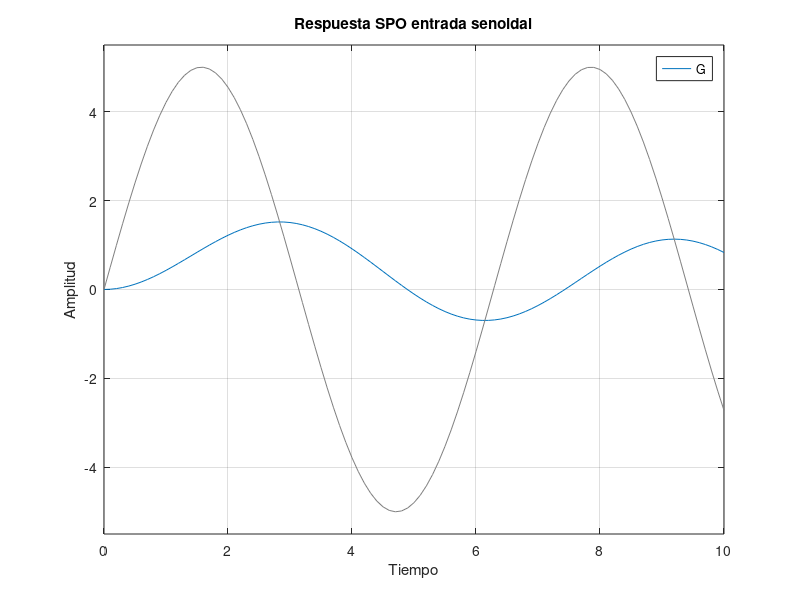

The MATLAB script that drew this image: (Note: this script raises an error after producing the figure.)
%% Primer Orden
clc
hold on % para que aparezcan las 2 funciones graficadas
        % si quisiese hacer step(G1) step(G2)

% Cuando son comandos irrelevantes, ponemos ; al final, para que no lo
% muestre en la Commad Window
T1 = 0.1;
T2 = 0.2;

num = [1];
den = [T1 1];
G1 = tf(num, den)

num = [1];
den = [T2 1];
G2 = tf(num, den)

step(G1, G2)
title('Respuesta al Escalon - Sistema de Primer Orden')
xlabel('Amplitud')
ylabel('Tiempo')
ylim([0 1.2])
legend('C1(t) Tau 0.1', 'C2(t) Tau 0.2')
    % C1 responde de manera mas rapida y se estabiliza antes que C2
    % Mas chico es el Tau => mas rapido responde el sistema
    % Mas grande (eje izquierda) es el polo => mas rapido responde el sistema
    % en Tau=1 alcanza el 63,2% de la respuesta final

%% Funcion Senoidal 1er Orden
t = 0:0.1:10;
u = 5*sin(t);   % es la entrada
num = [1];
den = [5 1];
G = tf(num, den)

% Defino entrada senoidal
lsim(G,u,t)
    % está desfasada y atenuada
    % la amplitud es menor, tiene la misma frecuencia
title('Respuesta SPO entrada senoidal');
xlabel('Tiempo');
ylabel('Amplitud');

%% Sobreamortiguados
clc

z = '';     % estamos aclarando que no tenemos ceros, entonces ponemos null
p1 = 1;     % polo
p2 = 2;

% Sistema de 1er Orden
k = p1;
p = [-p1];
[num, den] = zp2tf(z,p,k);
GPO = tf(num, den)  % arranca respondiendo mas rapido

% Sistema de 2do Orden
p = [-p1, -p2];     % definimos los polos
k = p1*p2;          % es el producto de las constantes
[num, den] = zp2tf(z,p,k);
GSA = tf(num, den)  %Gsistema SobreAmortiguado

% Otra FT de 2do Orden
p2 = 50;
p = [-p1, -p2];     
k = p1*p2;          
[num, den] = zp2tf(z,p,k);
GSA1 = tf(num, den)

step(GSA, GPO, GSA1)
    legend('GSA', 'GPO', 'GSA1')
    % GSA arranca como si fuese una parabola.
        % GPO inmediatamente sufre un cambio y el sistema empieza a responder,
        % GSA no, y se toma un tiempo. Esa es la diferencia.
    % GSA1 es muy parecida a GPO: a medida que alejamos el 2do polo del eje
        % imaginario, hacia la izquieda, el sistema se aproxima mas a un
        % sistema de 1er Orden. Mientras más esté alejado del sistema
        % imaginario, menos influye en la salida del sistema.
    % 1er Orden la velocidad de respuesta es más rápida. Inmediatamente
        % sufre un un cambio y responde
        % 2do Orden no, se toma un tiempo

%% SubAmortiguados (variando parte REAL)
clc
z = '';

p1 = 0.2+3i;
p2 = 0.2-3i;
p = [-p1, -p2];
k = p1*p2;

[num, den] = zp2tf(z,p,k);
GSubA1 = tf(num, den)

p1 = 0.8+3i;
p2 = 0.8-3i;
p = [-p1, -p2];
k = p1*p2;

[num, den] = zp2tf(z,p,k);
GSubA2 = tf(num, den)

p1 = 1.7+3i;
p2 = 1.7-3i;
p = [-p1, -p2];
k = p1*p2;

[num, den] = zp2tf(z,p,k);
GSubA3 = tf(num, den)

step(GSubA1, GSubA2, GSubA3)
    % GSubA1 => la salida oscila, y va disminuyendo
        % overshoot: pico máximo (cuánto se pasa la salida del valor en el
            % cual se estabiliza, cuánto se pasa en porcentaje del valor final)
    % oscila menos cuando más grande es Sigma, las oscilaciones son más suaves
    % todas tienen la misma frecuencia
title('Respuesta al Escalón - varía parte real de polos')
ylabel('Amplitud')
xlabel('Tiempo')
legend('GSubA1(t) Sigma = 0.2', 'GSubA2(t) Sigma = 0.8', 'GSubA3(t) Sigma = 1.7')

%% SubAmortiguado (variando parte IMAGINARIA)
clc
z = '';

p1 = 1+2i;
p2 = 1-2i;
p = [-p1, -p2];
k = p1*p2;

[num, den] = zp2tf(z,p,k);
GSubA1 = tf(num, den)

p1 = 1+3i;
p2 = 1-3i;
p = [-p1, -p2];
k = p1*p2;

[num, den] = zp2tf(z,p,k);
GSubA2 = tf(num, den)

p1 = 1+4i;
p2 = 1-4i;
p = [-p1, -p2];
k = p1*p2;

[num, den] = zp2tf(z,p,k);
GSubA3 = tf(num, den)

step(GSubA1, GSubA2, GSubA3)
    % cambia la frecuenncia de oscilacion
    % la envolvente exponencial es la misma
    % es mas oscilatorio, y tarda más en estabilizarse
title('Respuesta al Escal[on - varía parte imaginaria de polos')
ylabel('Amplitud')
xlabel('Tiempo')
legend('GSubA1(t) Wd = 2', 'GSubA2(t) Wd = 3', 'GSubA3(t) Wd = 4')

%% Criterio de Routh (inestable)
clc 

num = [1];
den = [1 2 3 4 5];
FTLC = tf(num, den)

figure(1)
impulse(FTLC);
    xlim([0 20])
    ylim([-2 2])
    title('Respuesta del sistema a una entrada Impulso')
    ylabel('Amplitud')
    xlabel('C(t)')
    % se genera una salida inestable

figure(2)
pzmap(FTLC)
    % tenemos polos inestables a la derecha del eje Imag.

%% Criterio de Routh (criticamente estable)
clc

num = [1];
den = [1 2 1 2];
FTLC = tf(num, den)

figure(1)
impulse(FTLC);
    xlim([0 30])
    ylim([-2 2])
    title('Respuesta del sistema a una entrada Impulso')
    ylabel('Amplitud')
    xlabel('C(t)')
    % se genera una salida criticamente estable
        % oscila indefinidamente

figure(2)
pzmap(FTLC)
    % tenemos polos sobre el eje Imag. (salida oscilante)

%% Criterio de Routh (inestable 2)
clc

num = [1];
den = [1 2 24 48 -25 -50];
FTLC = tf(num, den)

figure(1)
impulse(FTLC);
    xlim([0 10])
    ylim([-2 2])
    title('Respuesta del sistema a una entrada Impulso')
    ylabel('Amplitud')
    xlabel('C(t)')
    % se genera una salida inestable

figure(2)
pzmap(FTLC)
    % tenemos un polo a la derecha del eje Imag.

%% Problema Servo
clc
num = [18];
den = [1 2 26];
FTLC = tf(num, den);

figure(1)
hold on

step(FTLC, 'b');
    t = -1:0.01:7;  % tiempo donde va a estar definida (0.01 es el incremento)
unitstep = t >= 0;  % funcion escalon
    plot(t, unitstep, '-r');
 
title('Respuesta a una entrada Escalon - Problema Servo');
    ylabel('Amplitud');
    xlabel('Tiempo');
    legend('C(t)', 'Entrada Escalon');
    xlim([-1 7]);
    ylim([0 1.5]);
    % steady state 0.692 => valor donde se estabiliza
    % Ess => diferencia entre escalon y donde se estabiliza el sistema
stepinfo(FTLC) % me da los valores del Caracteristics de la grafica

%% Lugar Geometrico de las Raices LGR
num = [1];
den = [1 2];
FTLA = tf(num, den);

figure(1)
rlocus(FTLA);   % en MatLab, rlocus tiene como parámetro FTLA, 
                % sin embargo el método trabaja con LC
    % la linea dibujada se llama "Rama"
    % Gain => ganancia k

k = 3;          % valor random
num = [k];
den = [1 2+k];
FTLC = tf(num, den)

k = 35;          % valor random
num = [k];
den = [1 2+k];
FTLC2 = tf(num, den)

figure(2)
step(FTLA, FTLC, FTLC2)
    legend('FTLA', 'FTLC', 'FTLA1')
    % mientras más grande sea el K, más negativo es el polo y más rápida
        % va a ser la respuesta, y disminuye el ESS

%% Lugar Geométrico de las Raíces LGR - otra función
clc
num = [1];
den = [1 1 0];
FTLA = tf(num, den);

figure(1)
rlocus(FTLA);
    % k > 1/4 --> eje Y (parte Imag.), subamortiguado, oscila
    % k = 1/4 --> criticamente amortig, es la mejor Rta antes que el
        % sistema oscile, es decir que se vuelva subamortiguado.
    % k < 1/4 --> sobreamortiguado

k = 0.05;
num = [k];
den = [1 1 k];
FTLC = tf(num, den)

k = 0.25;
num = [k];
den = [1 1 k];
FTLC2 = tf(num, den)

figure(2)
step(FTLA, FTLC, FTLC2)
    legend('FTLA', 'FTLC', 'FTLC2')
    xlim([0 15])
    ylim([-1 3])
    % 0.05 sobreamortiguado
    % 0.25 criticamente amort.
    % 10 subamortiguado, overshoot 60% (es muy grande), presenta oscilaciones
stepinfo(FTLC)

%% Controlador proporcional
clc

z = '';
p = [-1 -0.5];
H = 1;                      % realimentacion unitaria
[num, den] = zp2tf(z,p,1)
Gp = tf(num, den)           % FT de la planta

kp = 1;
Gc = tf(kp);                % FT del controlador proporcional

FTLA = Gc * Gp;             % Para hacer el LG debajo

figure(1)
rlocus(FTLA)
    xlim([-1.5 1]);
    ylim([-3 3]);
    title('LGR Control Proporcional')
        % Si hablamos de estabilidad, es estable porque está del lado
            % negativo para cualquier valor de k

% Salida del Sistema en Lazo Cerrado
kp = 0.5;
Gc = tf(kp);
FTLC1 = feedback(Gc*Gp, H); % cierra el lazo de control y calcula la FTLC

kp = 3;
Gc = tf(kp);
FTLC2 = feedback(Gc*Gp, H);

kp = 5;
Gc = tf(kp);
FTLC3 = feedback(Gc*Gp, H);

figure(2)
step(FTLC1, FTLC2, FTLC3)
    legend('FTLC1', 'FTLC2', 'FTLC2')
    % k = 0.5 --> el polo se aleja a la izquierda, se estabiliza más rápido
        % y responde más rápido
    % a medida que aumento el K oscila, y el sobreimpulso es más grande


%% Metodo 1: Curva de Reaccion del Proceso PID
clc

num = [1 3];
den = [1 5 9 5];
Gp = tf(num, den);

%========step=========
dt = 0.05;
t = 0:dt:8;
C = step(Gp, t);

figure(1)
    plot(t, C);
    xlabel('Tiempo'); ylabel('Amplitud');
    legend('C(t) - Exacta')
    ylim([0 0.8])
    grid
%=====================

%======Punto de Inflexion=====
dC = diff(C)/dt;
d2C = diff(dC)/dt;

figure(2)
hold on
    plot(C); plot(dC); plot(d2C)
    legend('C(t)', 'dC(t)', 'd2C(t)')
    grid
    axis([1 40 -0.4 1])
%=============================

%=======Obtencion valores=====
[m, p] = max(dC)    % CONSOLA m = 0.309
Cpi = C(p)          % CONSOLA esto es el Y
tpi = t(p)          % CONSOLA da 0.75 (x)
    % Cpi = m*tpi + h --> Y = m*x + h
    % 0.01625 = 0.309 * 0.75 + h
                             % h = -0.06925
L = 0.2241;
    % L = -h/m --> 0.06925 / 0.309
T = 1.94
    % Y estabiliza de 'C(t) exacta' --> 0.5996
    % ==> (Y = m*T - h) --> 0.5996 = 0.309 * T - 0.06925
    % despejo T --> T = 2.16456 --> Ti = T - L = 1.94
%=============================

%=======Tabla amarila=========
kp = 1.2 * T/L;
Ti = 2 * L;
    ki = kp/Ti;
Td = 0.5 * L;
    kd = kp*Td;
%=============================

num = [kd kp ki];
den = [1 0];
GcPID = tf(num, den);
FTLC = feedback(GcPID * Gp, 1);

figure(3)
step(FTLC)
    % overshoot 48.6% | ts 6.13 | Ess = 0

%======Mejorando parametros=====
kp1 = 1.5 * kp;     % acelera la respuesta
kd1 = 5 * kd;       % baja el overshoot
num = [kd1 kp1 ki];
den = [1 0];
GcPID_mejorado = tf(num, den)
FTLC_mejorado = feedback(GcPID_mejorado * Gp, 1)

figure(4)
step(FTLC, FTLC_mejorado)
    % mejorado: overshoot 7.34% | ts 1.84
%===============================

%=====Mejorando parametros 2====
kp2 = 1.5 * kp1;
kd2 = 5 * kd1;
num = [kd2 kp2 ki];
den = [1 0];
GcPID_mejorado2 = tf(num, den);
FTLC_mejorado2 = feedback(GcPID_mejorado2 * Gp, 1)

figure(5)
step(FTLC_mejorado, FTLC_mejorado2)
    % mejorado2> overshoot 1.53% | ts 1.6
%===============================

%% Sintonizacion - Curva de Reaccion del proceso PID 2
num = [1];
den = [1 9 26 24];
Gp = tf(num, den);

%----step-------
dt = 0.05;
t = 0:dt:8;
C = step(Gp, t);
%---------------

figure(1)
plot(t, C, '-b')
    ylabel('Amplitud');
    xlabel('Tiempo');
    legend('C(t) - Exacta')

%----Punto de Inflexion----
dC = diff(C)/dt;
d2C = diff(dC)/dt;
%--------------------------

figure(2)
hold on 
plot(C, '-b')
plot(dC, '-r')
plot(d2C, '-g')
    legend('C(t)', 'dC(t)', 'd2C(t)')
    grid
    axis([0 70 -0.04 0.1])

[m, p] = max(dC)    % CONSOLA m = 0.0312
tpi = t(p)          % CONSOLA da 0.65 (x),, entonces en la GRAFICA lo marco con punto y me fijo el valor de Y = 0.1167
    % y = m*x + h
    % 0.01167 = 0.0312*0.65 + h
                            % h = -0.00858
L = 0.275;
    % L = -ord/m --> 0.00858/0.0312
T = 1.3356;
    % AL = G(0) --> 0.04167  = 0.0312.T - 0.00858 --> T = 1.6101 --> Ti = T - L = 1.33556
        % GRAFICA 0.04167 es el valor donde se estabiliza (grfica plot(t,C,'-b-))
    % el valor de Ti es el pongo en MatLab como T

%-----Tabla amarilla------
kp = 1.2 * T/L;
Ti = 2 * L;
Td = 0.5 * L;
%-------------------------

num = [kp*Td*Ti kp*Ti kp];
den = [Ti 0];
Gc = tf(num, den)

FTLC = feedback(Gc*Gp, 1);

figure(3)
hold on
step(FTLC, '-b');

%------Mejorando los parametros (1)-----
kp1 = 1.5 * kp;
Td1 = 3 * Td;

num = [kp1*Td1*Ti kp1*Ti kp1];
den = [Ti 0];
Gc = tf(num, den);

FTLC = feedback(Gc*Gp, 1);
step(FTLC, '-r');
    legend('PID Z-N', 'PID Mejorado')
%---------------------------------------

%------Mejorando los parametros (2)-----
kp1 = 1.5 * kp;
Td2 = 3 * Td1;

num = [kp1*Td2*Ti kp1*Ti kp1];
den = [Ti 0];
Gc = tf(num, den);

FTLC = feedback(Gc*Gp, 1);
step(FTLC, '-r');
    legend('PID Z-N', 'PID Mejorado 1', 'PID Mejorado 2')
%---------------------------------------

%------Mejorando los parametros (3)-----
kp2 = 1.5 * kp;
Td3 = 3 * Td2;

num = [kp2*Td3*Ti kp2*Ti kp2];
den = [Ti 0];
Gc = tf(num, den);

FTLC = feedback(Gc*Gp, 1);
step(FTLC, '-r');
    legend('PID Z-N', 'PID Mejorado 1', 'PID Mejorado 2', 'PID Mejorado 3')
%---------------------------------------

%% Metodo 2: Método de la Ultima Ganancia

p1 = 0; p2 = 1; p3 = 2;
    p = [-p1 -p2 -p3]

z = '';
k = 1;

[num, den] = zp2tf(z,p,k)
Gp = tf(num, den)

kp = 1;
Gc = tf(kp);

FTLA = Gp * Gc

figure(1)
rlocus(FTLA)
    axis([-3 2 -4 4])
    % el valor de K lo veo en el Eje Y antes de cruzar
    % el LGR cruza el eje Imag., así que voy a encontrar K crítico
    
%% Nyquist - sistema estable con k = 1
k = 1;
num = [k];
den = [1 4 6 5 2];
FTLA = tf(num, den);

figure(1)
nyquist(FTLA);      % trabaja con FTLA
    % no hay rodeos al (-1;0)
    % es estable si no hubiera polos a la derecha

figure(2)
pzmap(FTLA)
    % es de fase mínima (está todo a la izquierda)
    % ahora sí podemos decir que es estable

num = [1 2];
den = [1 4 6 5 2];
FTLC = tf(num, den);

figure(3)
step(FTLC)

figure(4)
rlocus(FTLA)
    % para determinar en qué valor de K el sistema se vuelve
    % k > 4 --> inestable

%% Nyquist - sistema inestable con k = 10
k = 10;
num = k;
den = [1 4 6 5 2];
FTLA = tf(num, den);

figure(1)
nyquist(FTLA)   
    % hay 2 rodeos enn el (-1;0)

figure(2)
pzmap(FTLA)

num = [10 20];
den = [1 4 6 5 12];
FTLC = tf(num, den);

figure(3)
step(FTLC)

figure(4)
pzmap(FTLC)
    % hay 2 polos a la derecha del eje Imag., el sistema es inestable

%% Nyquist - sistema criticamente estable con k = 3.9375
k = 3.9375;
num = [k];
den = [1 4 6 5 2];
FTLA = tf(num, den);

figure(1)
nyquist(FTLA)
    % cae justo en (-1;0), lo hace criticamente estable

figure(2)
pzmap(FTLA)

num = [k 2*k];
den = [1 4 6 5 2+k];
FTLC = tf(num, den);

figure(3)
step(FTLC)

figure(4)
pzmap(FTLC)
    % tenemos 2 polos en LC sobre el eje Imag., oscila de manera indefinida
    % aun asi, es de fase mínima

%% Ejercicio 32 - Metodo CRP (con zp2tf())
z = '';
k = 1;
p = [-2 -3 -4];
[num, den] = zp2tf(z,p,k);
Gp = tf(num, den);

%-----step------
dt = 0.05;
t = 0:dt:8;
C = step(Gp, t);
%---------------

figure(1)
    plot(t, C, '-b');
    ylabel('Amplitud');
    xlabel('Tiempo');
    legend('C(t) - Exacta');